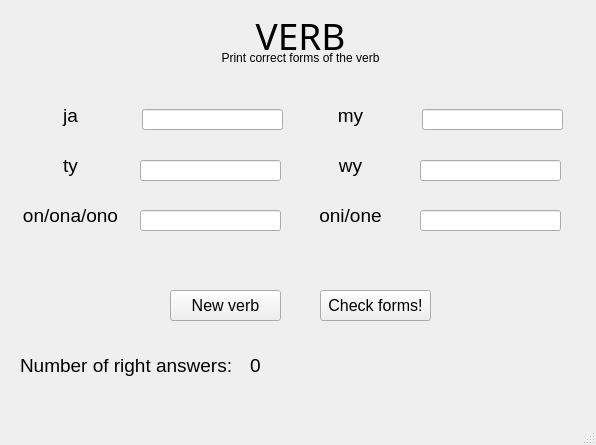
<?xml version="1.0" encoding="UTF-8"?>
<ui version="4.0">
 <class>MainWindow</class>
 <widget class="QMainWindow" name="MainWindow">
  <property name="geometry">
   <rect>
    <x>0</x>
    <y>0</y>
    <width>596</width>
    <height>445</height>
   </rect>
  </property>
  <property name="maximumSize">
   <size>
    <width>596</width>
    <height>445</height>
   </size>
  </property>
  <property name="windowTitle">
   <string>Polish Verbs</string>
  </property>
  <widget class="QWidget" name="centralwidget">
   <widget class="QLabel" name="label">
    <property name="geometry">
     <rect>
      <x>220</x>
      <y>50</y>
      <width>161</width>
      <height>16</height>
     </rect>
    </property>
    <property name="text">
     <string>Print correct forms of the verb</string>
    </property>
    <property name="alignment">
     <set>Qt::AlignCenter</set>
    </property>
   </widget>
   <widget class="QLabel" name="verb">
    <property name="geometry">
     <rect>
      <x>10</x>
      <y>20</y>
      <width>581</width>
      <height>31</height>
     </rect>
    </property>
    <property name="font">
     <font>
      <family>Buxton Sketch</family>
      <pointsize>28</pointsize>
     </font>
    </property>
    <property name="text">
     <string>VERB</string>
    </property>
    <property name="alignment">
     <set>Qt::AlignCenter</set>
    </property>
   </widget>
   <widget class="QLabel" name="label_2">
    <property name="geometry">
     <rect>
      <x>10</x>
      <y>100</y>
      <width>121</width>
      <height>31</height>
     </rect>
    </property>
    <property name="font">
     <font>
      <pointsize>14</pointsize>
     </font>
    </property>
    <property name="text">
     <string>ja</string>
    </property>
    <property name="alignment">
     <set>Qt::AlignCenter</set>
    </property>
   </widget>
   <widget class="QLabel" name="label_4">
    <property name="geometry">
     <rect>
      <x>10</x>
      <y>200</y>
      <width>121</width>
      <height>31</height>
     </rect>
    </property>
    <property name="font">
     <font>
      <pointsize>14</pointsize>
     </font>
    </property>
    <property name="text">
     <string>on/ona/ono</string>
    </property>
    <property name="alignment">
     <set>Qt::AlignCenter</set>
    </property>
   </widget>
   <widget class="QLabel" name="label_3">
    <property name="geometry">
     <rect>
      <x>10</x>
      <y>150</y>
      <width>121</width>
      <height>31</height>
     </rect>
    </property>
    <property name="font">
     <font>
      <pointsize>14</pointsize>
     </font>
    </property>
    <property name="text">
     <string>ty</string>
    </property>
    <property name="alignment">
     <set>Qt::AlignCenter</set>
    </property>
   </widget>
   <widget class="QLabel" name="label_5">
    <property name="geometry">
     <rect>
      <x>290</x>
      <y>100</y>
      <width>121</width>
      <height>31</height>
     </rect>
    </property>
    <property name="font">
     <font>
      <pointsize>14</pointsize>
     </font>
    </property>
    <property name="text">
     <string>my</string>
    </property>
    <property name="alignment">
     <set>Qt::AlignCenter</set>
    </property>
   </widget>
   <widget class="QLabel" name="label_6">
    <property name="geometry">
     <rect>
      <x>290</x>
      <y>150</y>
      <width>121</width>
      <height>31</height>
     </rect>
    </property>
    <property name="font">
     <font>
      <pointsize>14</pointsize>
     </font>
    </property>
    <property name="text">
     <string>wy</string>
    </property>
    <property name="alignment">
     <set>Qt::AlignCenter</set>
    </property>
   </widget>
   <widget class="QLabel" name="label_7">
    <property name="geometry">
     <rect>
      <x>290</x>
      <y>200</y>
      <width>121</width>
      <height>31</height>
     </rect>
    </property>
    <property name="font">
     <font>
      <pointsize>14</pointsize>
     </font>
    </property>
    <property name="text">
     <string>oni/one</string>
    </property>
    <property name="alignment">
     <set>Qt::AlignCenter</set>
    </property>
   </widget>
   <widget class="QLineEdit" name="ja">
    <property name="geometry">
     <rect>
      <x>142</x>
      <y>109</y>
      <width>141</width>
      <height>21</height>
     </rect>
    </property>
    <property name="font">
     <font>
      <pointsize>11</pointsize>
     </font>
    </property>
    <property name="text">
     <string/>
    </property>
   </widget>
   <widget class="QLineEdit" name="ty">
    <property name="geometry">
     <rect>
      <x>140</x>
      <y>160</y>
      <width>141</width>
      <height>21</height>
     </rect>
    </property>
    <property name="font">
     <font>
      <pointsize>11</pointsize>
     </font>
    </property>
    <property name="text">
     <string/>
    </property>
   </widget>
   <widget class="QLineEdit" name="on_ona_ono">
    <property name="geometry">
     <rect>
      <x>140</x>
      <y>210</y>
      <width>141</width>
      <height>21</height>
     </rect>
    </property>
    <property name="font">
     <font>
      <pointsize>11</pointsize>
     </font>
    </property>
    <property name="text">
     <string/>
    </property>
   </widget>
   <widget class="QLineEdit" name="oni_one">
    <property name="geometry">
     <rect>
      <x>420</x>
      <y>210</y>
      <width>141</width>
      <height>21</height>
     </rect>
    </property>
    <property name="font">
     <font>
      <pointsize>11</pointsize>
     </font>
    </property>
    <property name="text">
     <string/>
    </property>
   </widget>
   <widget class="QLineEdit" name="my">
    <property name="geometry">
     <rect>
      <x>422</x>
      <y>109</y>
      <width>141</width>
      <height>21</height>
     </rect>
    </property>
    <property name="font">
     <font>
      <pointsize>11</pointsize>
     </font>
    </property>
    <property name="text">
     <string/>
    </property>
   </widget>
   <widget class="QLineEdit" name="wy">
    <property name="geometry">
     <rect>
      <x>420</x>
      <y>160</y>
      <width>141</width>
      <height>21</height>
     </rect>
    </property>
    <property name="font">
     <font>
      <pointsize>11</pointsize>
     </font>
    </property>
    <property name="text">
     <string/>
    </property>
   </widget>
   <widget class="QPushButton" name="check_button">
    <property name="geometry">
     <rect>
      <x>320</x>
      <y>290</y>
      <width>111</width>
      <height>31</height>
     </rect>
    </property>
    <property name="font">
     <font>
      <pointsize>12</pointsize>
     </font>
    </property>
    <property name="text">
     <string>Check forms!</string>
    </property>
   </widget>
   <widget class="QPushButton" name="new_verb_button">
    <property name="geometry">
     <rect>
      <x>170</x>
      <y>290</y>
      <width>111</width>
      <height>31</height>
     </rect>
    </property>
    <property name="font">
     <font>
      <pointsize>12</pointsize>
     </font>
    </property>
    <property name="text">
     <string>New verb</string>
    </property>
   </widget>
   <widget class="QLabel" name="label_8">
    <property name="geometry">
     <rect>
      <x>20</x>
      <y>350</y>
      <width>221</width>
      <height>31</height>
     </rect>
    </property>
    <property name="font">
     <font>
      <pointsize>14</pointsize>
     </font>
    </property>
    <property name="text">
     <string>Number of right answers:</string>
    </property>
    <property name="alignment">
     <set>Qt::AlignLeading|Qt::AlignLeft|Qt::AlignVCenter</set>
    </property>
   </widget>
   <widget class="QLabel" name="label_with_result">
    <property name="geometry">
     <rect>
      <x>250</x>
      <y>350</y>
      <width>81</width>
      <height>31</height>
     </rect>
    </property>
    <property name="font">
     <font>
      <pointsize>14</pointsize>
     </font>
    </property>
    <property name="text">
     <string>0</string>
    </property>
    <property name="alignment">
     <set>Qt::AlignLeading|Qt::AlignLeft|Qt::AlignVCenter</set>
    </property>
   </widget>
  </widget>
  <widget class="QMenuBar" name="menubar">
   <property name="geometry">
    <rect>
     <x>0</x>
     <y>0</y>
     <width>596</width>
     <height>21</height>
    </rect>
   </property>
  </widget>
  <widget class="QStatusBar" name="statusbar"/>
 </widget>
 <tabstops>
  <tabstop>ja</tabstop>
  <tabstop>ty</tabstop>
  <tabstop>on_ona_ono</tabstop>
  <tabstop>my</tabstop>
  <tabstop>wy</tabstop>
  <tabstop>oni_one</tabstop>
  <tabstop>new_verb_button</tabstop>
  <tabstop>check_button</tabstop>
 </tabstops>
 <resources/>
 <connections/>
</ui>
